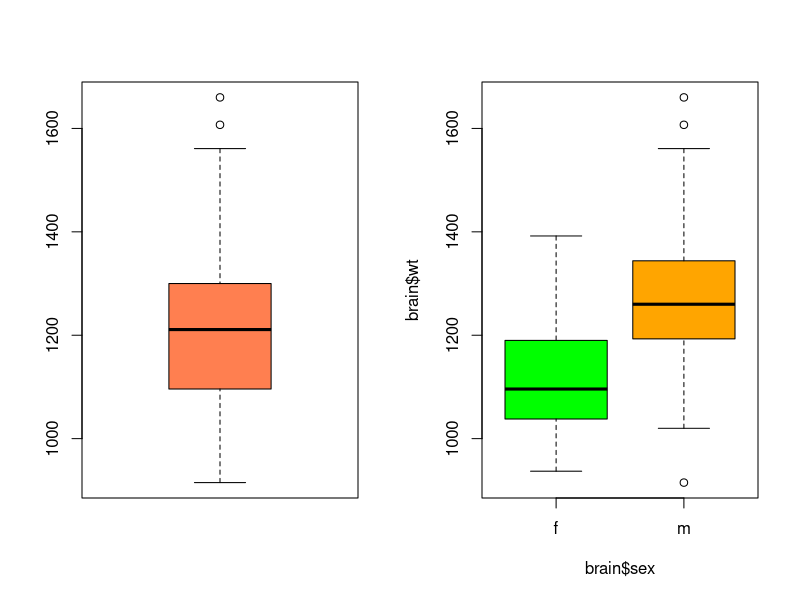
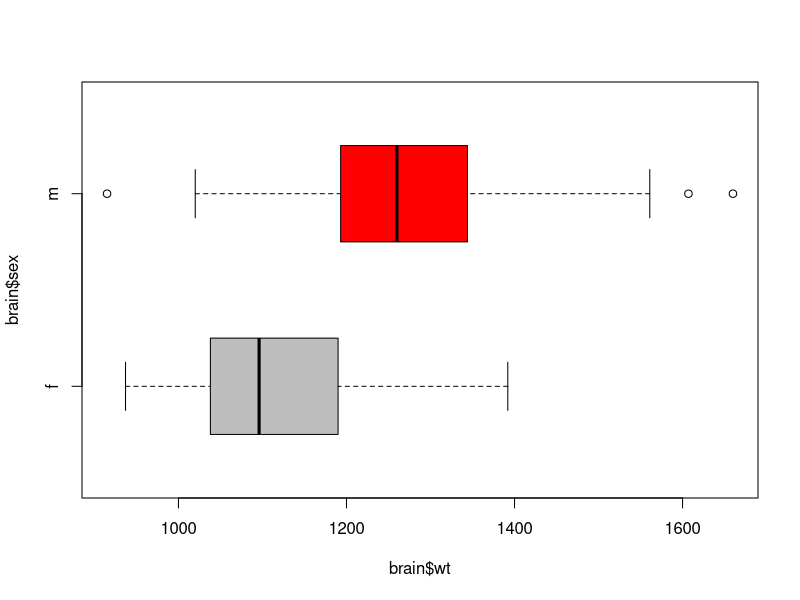
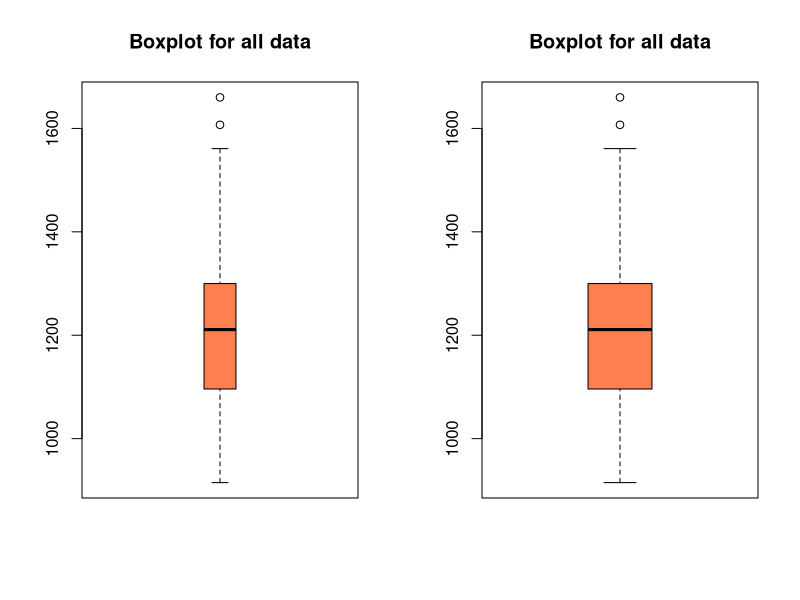
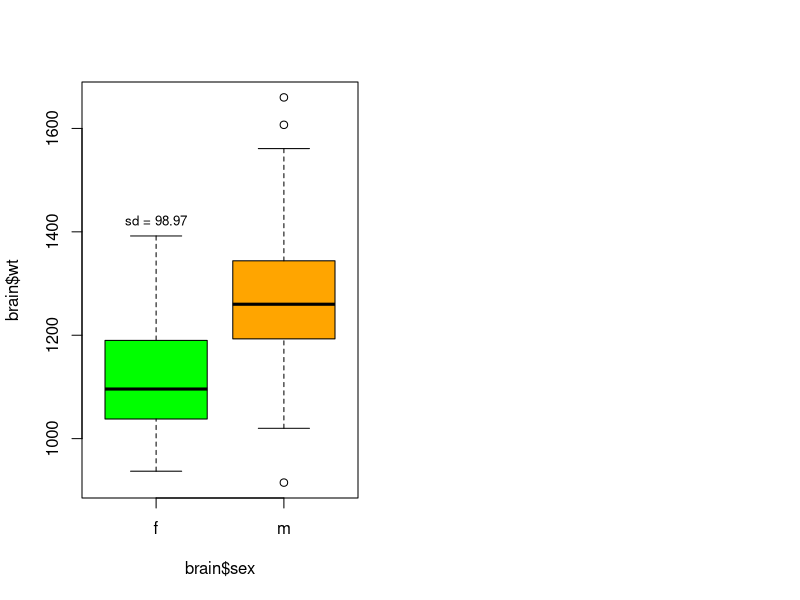
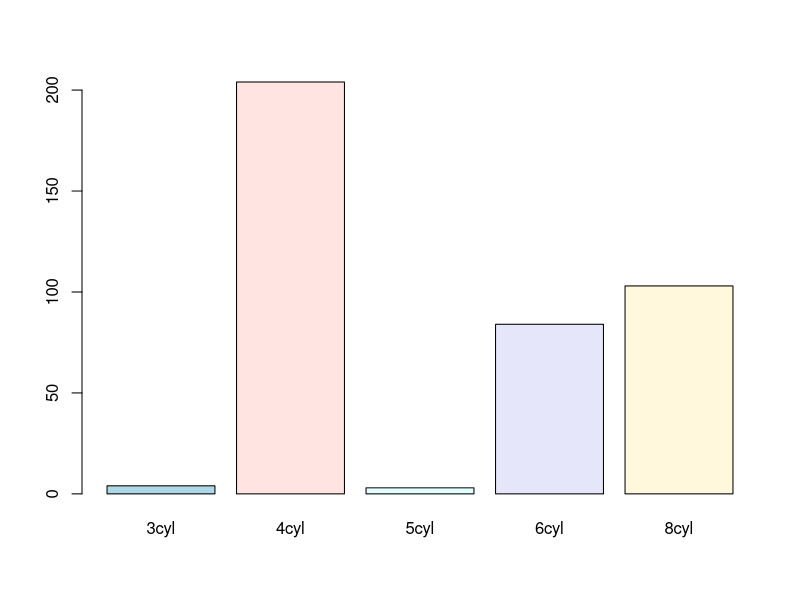
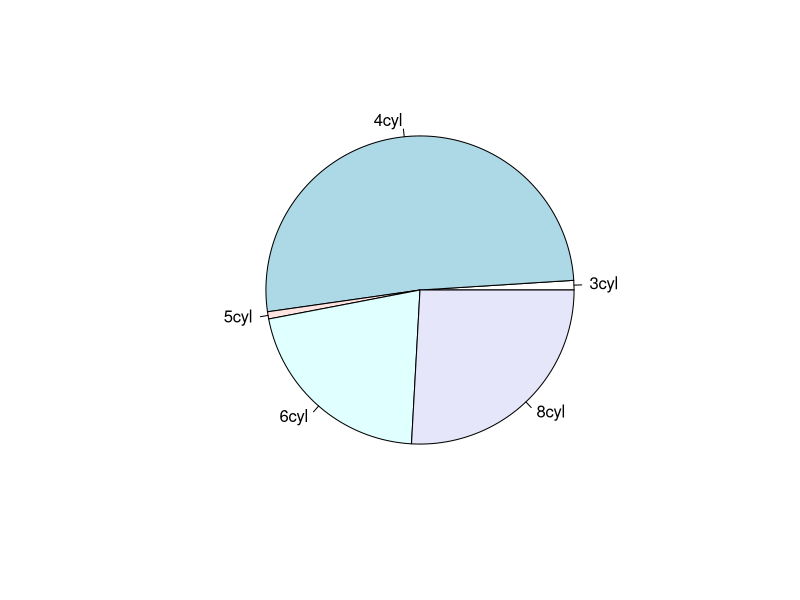
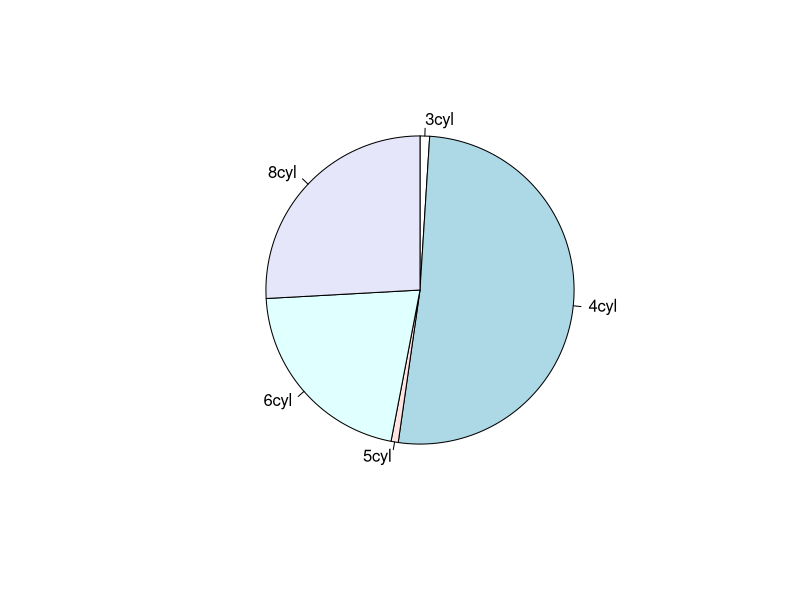
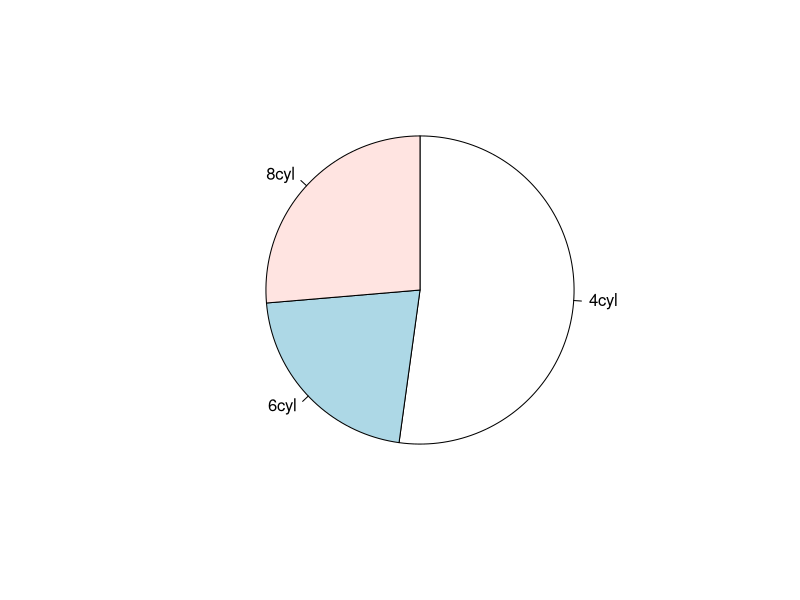

The R source for these figures, in order:
# lec4_2.r : Basic Graphics II

# set working directory
setwd("D:/tempstore/moocr")

brain<-read.csv(file="brain2210.csv")

head(brain)
dim(brain)

attach(brain)

# 2. boxplot
par(mfrow=c(1,2))
# 2-1 boxplot for all data
boxplot(brain$wt, col=c("coral"))
# 2-2 boxplot by group variable (female, male)
boxplot(brain$wt~brain$sex, col = c("green", "orange"))


# 2-3 horizontal boxplot
par(mfrow=c(1,1))
boxplot(brain$wt~brain$sex, boxwex=0.5, horizontal=TRUE, col = c("grey", "red"))

# 2-4 box width boxwex (width of box)
par(mfrow=c(1,2))
boxplot(brain$wt, boxwex = 0.25, col=c("coral"),  main="Boxplot for all data")
boxplot(brain$wt, boxwex = 0.5, col=c("coral"), main="Boxplot for all data")

# 2-5 add text (n) over a boxplot
#par(mfrow=c(1,2))
#a<-boxplot(brain$wt~brain$sex, col = c("green", "orange"))
#text(c(1:nlevels(brain$sex)), a$stats[nrow(a$stats),]+30, paste("n = ",table(brain$sex),sep=""))

# example : add text (standard deviation) over  a boxplot
brainf<-subset(brain,brain$sex=='f')
brainm<-subset(brain,brain$sex=='m')

sdout<-cbind(sd(brainf$wt),sd(brainm$wt))
b<-boxplot(brain$wt~brain$sex, col = c("green", "orange"))
text(c(1:nlevels(brain$sex)), b$stats[nrow(b$stats),]+30, cex=0.8, paste("sd = ",round(sdout, 2),sep="")  )

# use autompg data (lec3_3.R)
car<-read.csv("autompg.csv")
head(car)

attach(car)

# 3. bar plot with cyliner count 
par(mfrow=c(1,1))
table(car$cyl)
freq_cyl<-table(cyl)
names(freq_cyl) <- c ("3cyl", "4cyl", "5cyl", "6cyl",
                      "8cyl")
barplot(freq_cyl, col = c("lightblue", "mistyrose", "lightcyan",
                          "lavender", "cornsilk"))
# 4. pie chart
# You can also custom the labels:
freq_cyl<-table(cyl)
names(freq_cyl) <- c ("3cyl", "4cyl", "5cyl", "6cyl", "8cyl")
# 4-1 pie chart
pie(freq_cyl)

# 4-2 pie chart clockwise
pie(freq_cyl, labels = c("3cyl", "4cyl", "5cyl", "6cyl","8cyl"),
    clockwise = TRUE)

# 4-3 pie chart of subset
# subset with cylinder (4,6,8) - refresh creating subset data lec3_2.R
car1<-subset(car, cyl==4 | cyl==6 | cyl==8)
table(car1$cyl)

freq_cyl1<-table(car1$cyl)
pie(freq_cyl1, labels = c("4cyl","6cyl","8cyl"),
    clockwise = TRUE)





